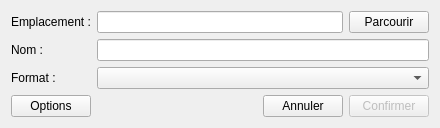
<?xml version="1.0" encoding="UTF-8"?>
<ui version="4.0">
 <class>printBase</class>
 <widget class="QDialog" name="printBase">
  <property name="enabled">
   <bool>true</bool>
  </property>
  <property name="geometry">
   <rect>
    <x>0</x>
    <y>0</y>
    <width>440</width>
    <height>128</height>
   </rect>
  </property>
  <property name="windowTitle">
   <string>Dialog</string>
  </property>
  <layout class="QGridLayout" name="gridLayout">
   <item row="3" column="1">
    <spacer name="horizontalSpacer">
     <property name="orientation">
      <enum>Qt::Horizontal</enum>
     </property>
     <property name="sizeHint" stdset="0">
      <size>
       <width>150</width>
       <height>20</height>
      </size>
     </property>
    </spacer>
   </item>
   <item row="3" column="3">
    <widget class="QPushButton" name="confirm">
     <property name="enabled">
      <bool>false</bool>
     </property>
     <property name="text">
      <string>Confirmer</string>
     </property>
    </widget>
   </item>
   <item row="3" column="0">
    <widget class="QPushButton" name="options">
     <property name="text">
      <string>Options</string>
     </property>
    </widget>
   </item>
   <item row="1" column="1" colspan="3">
    <widget class="QLineEdit" name="name"/>
   </item>
   <item row="2" column="0">
    <widget class="QLabel" name="label_3">
     <property name="text">
      <string>Format :</string>
     </property>
    </widget>
   </item>
   <item row="0" column="0">
    <widget class="QLabel" name="label">
     <property name="text">
      <string>Emplacement :</string>
     </property>
    </widget>
   </item>
   <item row="0" column="3">
    <widget class="QPushButton" name="changePath">
     <property name="text">
      <string>Parcourir</string>
     </property>
    </widget>
   </item>
   <item row="1" column="0">
    <widget class="QLabel" name="label_2">
     <property name="layoutDirection">
      <enum>Qt::RightToLeft</enum>
     </property>
     <property name="text">
      <string>Nom :</string>
     </property>
    </widget>
   </item>
   <item row="2" column="1" colspan="3">
    <widget class="QComboBox" name="format"/>
   </item>
   <item row="3" column="2">
    <widget class="QPushButton" name="cancel">
     <property name="text">
      <string>Annuler</string>
     </property>
    </widget>
   </item>
   <item row="0" column="1" colspan="2">
    <widget class="QLineEdit" name="path"/>
   </item>
  </layout>
 </widget>
 <resources/>
 <connections>
  <connection>
   <sender>cancel</sender>
   <signal>clicked()</signal>
   <receiver>printBase</receiver>
   <slot>reject()</slot>
   <hints>
    <hint type="sourcelabel">
     <x>292</x>
     <y>107</y>
    </hint>
    <hint type="destinationlabel">
     <x>186</x>
     <y>98</y>
    </hint>
   </hints>
  </connection>
  <connection>
   <sender>confirm</sender>
   <signal>clicked()</signal>
   <receiver>printBase</receiver>
   <slot>accept()</slot>
   <hints>
    <hint type="sourcelabel">
     <x>386</x>
     <y>108</y>
    </hint>
    <hint type="destinationlabel">
     <x>239</x>
     <y>103</y>
    </hint>
   </hints>
  </connection>
  <connection>
   <sender>path</sender>
   <signal>textChanged(QString)</signal>
   <receiver>printBase</receiver>
   <slot>pathChanged(QString)</slot>
   <hints>
    <hint type="sourcelabel">
     <x>272</x>
     <y>16</y>
    </hint>
    <hint type="destinationlabel">
     <x>118</x>
     <y>97</y>
    </hint>
   </hints>
  </connection>
  <connection>
   <sender>name</sender>
   <signal>textChanged(QString)</signal>
   <receiver>printBase</receiver>
   <slot>nameChanged(QString)</slot>
   <hints>
    <hint type="sourcelabel">
     <x>133</x>
     <y>46</y>
    </hint>
    <hint type="destinationlabel">
     <x>68</x>
     <y>65</y>
    </hint>
   </hints>
  </connection>
 </connections>
 <slots>
  <slot>pathChanged(QString)</slot>
  <slot>nameChanged(QString)</slot>
 </slots>
</ui>
